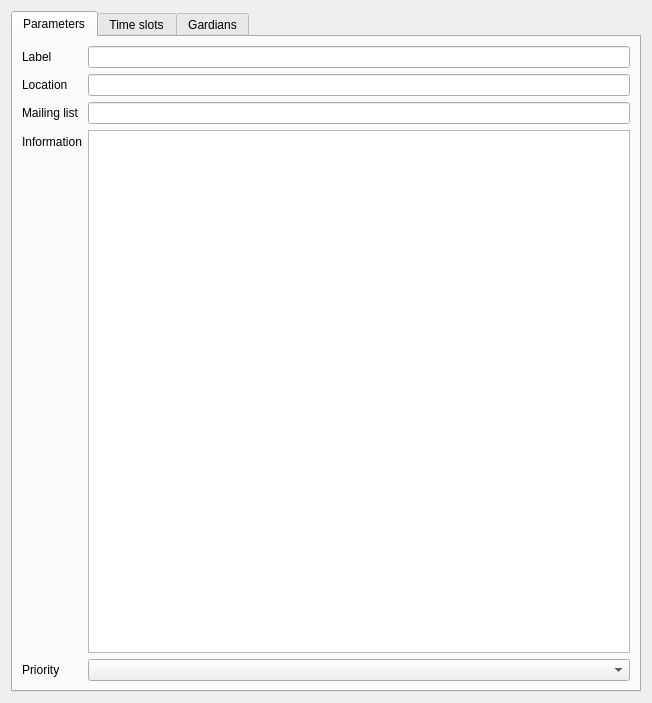
<?xml version="1.0" encoding="UTF-8"?>
<ui version="4.0">
 <class>Form</class>
 <widget class="QWidget" name="Form">
  <property name="geometry">
   <rect>
    <x>0</x>
    <y>0</y>
    <width>652</width>
    <height>703</height>
   </rect>
  </property>
  <property name="windowTitle">
   <string>Form</string>
  </property>
  <layout class="QGridLayout" name="gridLayout">
   <item row="0" column="0">
    <widget class="QTabWidget" name="tabWidget">
     <property name="currentIndex">
      <number>0</number>
     </property>
     <widget class="QWidget" name="tab">
      <attribute name="title">
       <string>Parameters</string>
      </attribute>
      <layout class="QFormLayout" name="formLayout">
       <item row="0" column="0">
        <widget class="QLabel" name="label_2">
         <property name="text">
          <string>Label</string>
         </property>
         <property name="buddy">
          <cstring>label</cstring>
         </property>
        </widget>
       </item>
       <item row="0" column="1">
        <widget class="QLineEdit" name="label"/>
       </item>
       <item row="1" column="0">
        <widget class="QLabel" name="label_3">
         <property name="text">
          <string>Location</string>
         </property>
         <property name="buddy">
          <cstring>location</cstring>
         </property>
        </widget>
       </item>
       <item row="1" column="1">
        <widget class="QLineEdit" name="location"/>
       </item>
       <item row="2" column="0">
        <widget class="QLabel" name="label_4">
         <property name="text">
          <string>Mailing list</string>
         </property>
         <property name="buddy">
          <cstring>mailing</cstring>
         </property>
        </widget>
       </item>
       <item row="2" column="1">
        <widget class="QLineEdit" name="mailing"/>
       </item>
       <item row="3" column="0">
        <widget class="QLabel" name="label_5">
         <property name="text">
          <string>Information</string>
         </property>
         <property name="buddy">
          <cstring>info</cstring>
         </property>
        </widget>
       </item>
       <item row="3" column="1">
        <widget class="QPlainTextEdit" name="info"/>
       </item>
       <item row="4" column="0">
        <widget class="QLabel" name="label_6">
         <property name="text">
          <string>Priority</string>
         </property>
        </widget>
       </item>
       <item row="4" column="1">
        <widget class="QComboBox" name="priority"/>
       </item>
      </layout>
     </widget>
     <widget class="QWidget" name="tab_2">
      <attribute name="title">
       <string>Time slots</string>
      </attribute>
     </widget>
     <widget class="QWidget" name="tab_3">
      <attribute name="title">
       <string>Gardians</string>
      </attribute>
     </widget>
    </widget>
   </item>
  </layout>
 </widget>
 <resources/>
 <connections/>
</ui>
